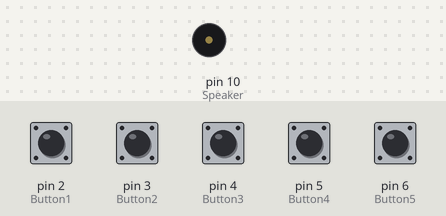
Simulated run of this sketch. Board: Arduino Uno, built with avr-gcc and run on an emulated ATmega328P. Shown: buzzer (waves = sounding). The inputs (shaded band) are chosen by the test bench; at power-on: pin 2 (Button1), pin 3 (Button2), pin 4 (Button3), pin 5 (Button4), pin 6 (Button5) HIGH.

Above: at 1.2 s.
1.3 s: pin 2 (Button1) pulled LOW for 0.15 s
At 1.37 s:
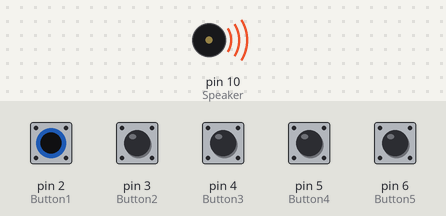
Timing chart, 0 to 4.3 s (numbered marks = the images above; inputs shaded):
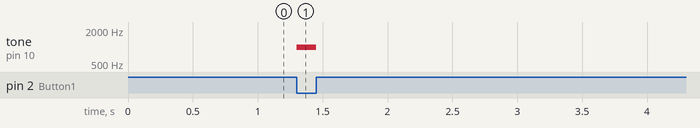

The sketch:

pianoGame.ino
```cpp
int Speaker=10;
int Button1=2;
int Button2=3;
int Button3=4;
int Button4=5;
int Button5=6;
int RecButton=11;
int PlayButton=12;
int Presed1=HIGH;
int Presed2=HIGH;
int Presed3=HIGH;
int Presed4=HIGH;
int Presed5=HIGH;
int PresedRec=HIGH;
int PresedPlay=HIGH;

void setup() {
  // put your setup code here, to run once:
  pinMode(Speaker,OUTPUT);
  pinMode(Button1, INPUT);
  digitalWrite(Button1, HIGH);
  pinMode(Button2, INPUT);
  digitalWrite(Button2, HIGH);
    pinMode(Button3, INPUT);
  digitalWrite(Button3, HIGH);
    pinMode(Button4, INPUT);
  digitalWrite(Button4, HIGH);
    pinMode(Button5, INPUT);
  digitalWrite(Button5, HIGH);
  pinMode(RecButton, INPUT);
  digitalWrite(RecButton, HIGH);
  pinMode(PlayButton, INPUT);
  digitalWrite(PlayButton, HIGH);
}

void loop() {
  // put your main code here, to run repeatedly:
//  tone(Speaker, 1000);
//  delay(1000);
//  noTone(Speaker);
//  delay(1000);
//  tone(Speaker, 500);
//  delay(1000);
//  noTone(Speaker);
//  delay(1000);


 Presed1 = digitalRead(Button1);
 Presed2 = digitalRead(Button2);
 Presed3 = digitalRead(Button3);
 Presed4 = digitalRead(Button4);
 Presed5 = digitalRead(Button5);

 if (Presed1 == LOW){
  tone(Speaker, 1000);
 } else if (Presed2 == LOW){
  tone(Speaker, 750);
 } else if (Presed3 == LOW){
  tone(Speaker, 500);
 } else if (Presed4 == LOW){
  tone(Speaker, 250);
 } else if (Presed5 == LOW){
  tone(Speaker, 100);
 }else {
  noTone(Speaker);
 }


}
```

Measured:
- after the input at 1.3 s, tone on pin 10 (Speaker): silent → 1000 Hz at once, → silent 0.15 s later
